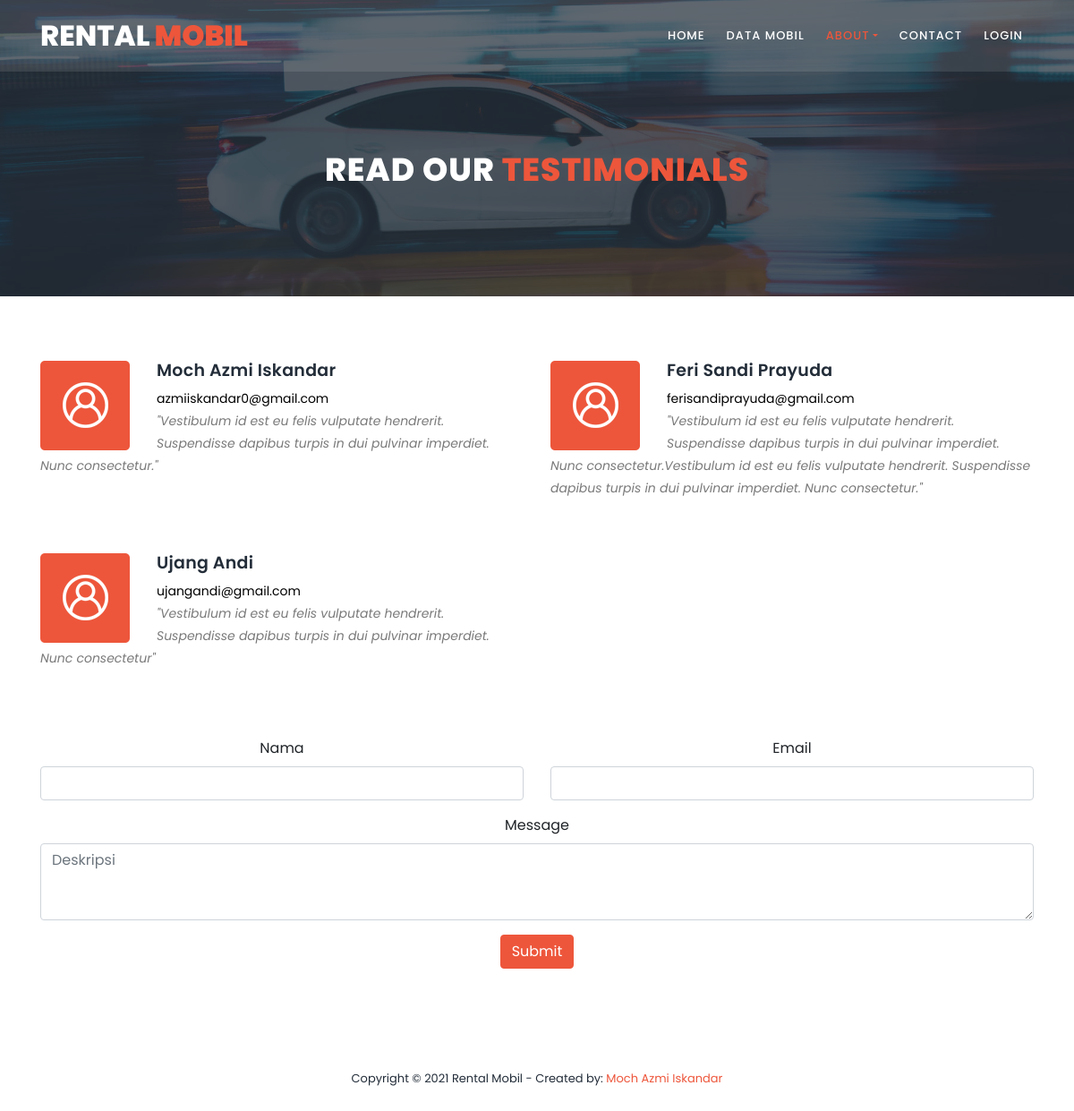
Page /index.php/testimonial on the committed database.
### tables this page shows
CREATE TABLE `testimonial` (
  `id_testimonial` int(11) NOT NULL,
  `nama` varchar(255) NOT NULL,
  `email` varchar(255) NOT NULL,
  `deskripsi` text NOT NULL
);

### application/controllers/Testimonial.php (called while the page is built, shortened)
<?php
class Testimonial extends CI_Controller {
	public function index()
	{
		$data['testimonial'] = $this->testimonial_model->tampil_data('testimonial')->result();
		$data['title'] = "Testimonial | Rental Mobil";
		$this->load->view("home/testimonial",$data);
		$this->load->view("templates_rental_mobil/footer");
	}
}

### index.php (called while the page is built, shortened)
<?php
require_once BASEPATH.'core/CodeIgniter.php';

### application/models/Testimonial_model.php (called while the page is built, shortened)
<?php
class Testimonial_model extends CI_Model {
	public function tampil_data($table)
	{
		return $this->db->get($table);
	}
}

### application/views/home/testimonial.php (the view, shortened to what this page needs)
<!DOCTYPE html>
<html lang="en">
<head>
    <link rel="stylesheet" type="text/css" href="<?= base_url('assets/car_rental_template/') ?>assets/css/bootstrap.min.css">
    <link rel="stylesheet" type="text/css" href="<?= base_url('assets/car_rental_template/') ?>assets/css/font-awesome.css">
    <link rel="stylesheet" href="<?= base_url('assets/car_rental_template/') ?>assets/css/style.css">
</head>
<body>
<header class="header-area header-sticky">
    <div class="container">
        <div class="row">
            <div class="col-12">
                <nav class="main-nav">
                    <a href="<?= base_url('') ?>" class="logo">Rental<em> Mobil</em></a>
                    <ul class="nav">
                        <li><a href="<?= base_url('') ?>">Home</a></li>
                        <li><a href="<?= base_url('mobil') ?>">Data Mobil</a></li>
                        <li class="dropdown">
                            <a class="dropdown-toggle active" data-toggle="dropdown" href="#" role="button" aria-haspopup="true" aria-expanded="false">About</a>
                        </li>
                        <li><a href="<?= base_url('contact') ?>" >Contact</a></li>
                        <?php if(!$this->session->userdata('email')) { ?>
                            <li><a href="<?= base_url('auth/login') ?>">Login</a></li>
                        <?php }else{ ?>
                            <li><a href="<?= base_url('transaksi') ?>">Transaksi</a></li>
                            <li><a href="<?= base_url('auth/login/logout') ?>">Logout</a></li>
                        <?php } ?>
                    </ul>
                </nav>
            </div>
        </div>
    </div>
</header>
<section class="section section-bg" id="call-to-action" style="background-image: url(<?= base_url('assets/car_rental_template/') ?>assets/images/banner-image-1-1920x500.jpg)">
    <div class="container">
        <div class="row">
            <div class="col-lg-10 offset-lg-1">
                <div class="cta-content">
                    <br>
                    <br>
                    <h2>Read our <em>Testimonials</em></h2>
                </div>
            </div>
        </div>
    </div>
</section>
<section class="section" id="features">
    <div class="container">
        <br>
        <br>
        <br>
        <div class="row">
            <?php foreach($testimonial as $row){ ?>
                <div class="col-lg-6">
                    <ul class="features-items">
                        <li class="feature-item">
                            <div class="left-icon">
                                <img src="<?= base_url('assets/car_rental_template/') ?>assets/images/features-first-icon.png" alt="First One">
                            </div>
                            <div class="right-content">
                                <h4><?= $row->nama ?></h4>
                                <p style="color: black"><?= $row->email ?></p>
                                <p><em>"<?= $row->deskripsi ?>"</em></p>
                            </div>
                        </li>
                    </ul>
                </div>
            <?php } ?>
        </div>
    </div>
<div class="container">
    <div class="row text-center">
        <div class="col-lg-12 ">
            <form action="<?= base_url('testimonial/tambah_testimoni_aksi') ?>" method="POST">
                <div class="row mt-3">
                    <div class="col">
                        <label for="">Nama</label>
                        <input type="text" class="form-control" name="nama" required>
                    </div>
                    <div class="col">
                        <label for="">Email</label>
                        <input type="email" class="form-control" name="email" required>
                    </div>
                </div>
                <div class="row mt-3">
                    <div class="col">
                        <label for="">Message</label>
                        <textarea name="deskripsi" id="deskripsi" rows="3" class="form-control" placeholder="Deskripsi"></textarea>
                    </div>
                </div>
                <div class="row mt-3">
                    <div class="col">
                        <button class="btn btn-primary" type="submit">Submit</button>
                    </div>
                </div>
            </form>
        </div>
    </div>
</div>
</section>

### assets/car_rental_template/assets/css/style.css (style rules this page uses)
html, body, div, span, applet, object, iframe, h1, h2, h3, h4, h5, h6, p, blockquote, div pre, a, abbr, acronym, address, big, cite, code, del, dfn, em, font, img, ins, kbd, q, s, samp, small, strike, strong, sub, sup, tt, var, b, u, i, center, dl, dt, dd, ol, ul, li, figure, header, nav, section, article, aside, footer, figcaption { margin: 0; padding: 0; border: 0; outline: 0; }
ul, li { padding: 0; margin: 0; list-style: none; }
header, nav, section, article, aside, footer, hgroup { display: block; }
* { box-sizing: border-box; }
html, body { font-family: 'Poppins', sans-serif; font-weight: 400; background-color: #fff; font-size: 16px; -ms-text-size-adjust: 100%; -webkit-font-smoothing: antialiased; -moz-osx-font-smoothing: grayscale; }
a { text-decoration: none !important; }
h1, h2, h3, h4, h5, h6 { margin-top: 0px; margin-bottom: 0px; }
ul { margin-bottom: 0px; }
p { font-size: 14px; line-height: 25px; color: #7a7a7a; }
html, body { background: #fff; font-family: 'Poppins', sans-serif; }
.header-area { position: absolute; top: 0px; left: 0px; right: 0px; z-index: 100; height: 80px; background: rgba(250,250,250,0.1); -webkit-transition: all .5s ease 0s; -moz-transition: all .5s ease 0s; -o-transition: all .5s ease 0s; transition: all .5s ease 0s; }
.header-area .main-nav { min-height: 80px; background: transparent; }
.header-area .main-nav .logo { line-height: 80px; color: #fff; font-size: 32px; font-weight: 800; text-transform: uppercase; float: left; -webkit-transition: all 0.3s ease 0s; -moz-transition: all 0.3s ease 0s; -o-transition: all 0.3s ease 0s; transition: all 0.3s ease 0s; }
.header-area .main-nav .logo em { font-style: normal; color: #ed563b; font-weight: 900; }
.header-area .main-nav .nav { float: right; margin-top: 27px; margin-right: 0px; background-color: transparent; -webkit-transition: all 0.3s ease 0s; -moz-transition: all 0.3s ease 0s; -o-transition: all 0.3s ease 0s; transition: all 0.3s ease 0s; position: relative; z-index: 999; }
.header-area .main-nav .nav li { padding-left: 20px; padding-right: 20px; }
.header-area .main-nav .nav li a { display: block; font-weight: 500; font-size: 13px; color: #7a7a7a; text-transform: uppercase; -webkit-transition: all 0.3s ease 0s; -moz-transition: all 0.3s ease 0s; -o-transition: all 0.3s ease 0s; transition: all 0.3s ease 0s; height: 40px; line-height: 40px; border: transparent; letter-spacing: 1px; }
.header-area .main-nav .nav li a { color: #fff; }
.header-area .main-nav .nav li:hover > a, .header-area .main-nav .nav li > a.active { color: #ed563b!important; opacity: 1; }
.header-area.header-sticky { min-height: 80px; }
.header-area.header-sticky .nav { margin-top: 20px !important; }
.header-area.header-sticky .nav li a.active { color: #ed563b; }
@media (max-width: 1200px) { .header-area .main-nav .nav li { padding-left: 12px; padding-right: 12px; } }
@media (max-width: 1200px) { .header-area .main-nav:before { display: none; } }
@media (min-width: 767px) { .header-area .main-nav .nav { display: flex !important; } }
#features { margin-bottom: 80px; }
.feature-item { display: inline-block; margin-bottom: 60px; }
.feature-item .left-icon img { float: left; margin-right: 30px; }
.feature-item .right-content { display: inline; }
.feature-item .right-content h4 { margin-top: 0px; margin-bottom: 7px; letter-spacing: 0.25px; color: #232d39; font-size: 19px; font-weight: 600; text-transform: capitalize; }
#call-to-action { padding: 120px 0px; background-image: url(../images/cta-bg.jpg); background-position: center center; background-repeat: no-repeat; background-size: cover; text-align: center; }
.cta-content h2 { font-size: 36px; text-transform: uppercase; font-weight: 800; color: #fff; letter-spacing: 1px; }
.cta-content h2 em { font-style: normal; color: #ed563b; }
.section-bg { background-position: center center; background-repeat: no-repeat; background-size: cover; position: relative; }
.section-bg:before { content:''; position: absolute; top: 0; left: 0; width: 100%; height: 100%; background-color: rgba(35,45,57,0.8); }
.section-bg > form, .section-bg .container { position: relative; z-index: 2 }
.btn-primary { border-color: #ed563b; background-color: #ed563b; }
a { color: #ed563b; }

### rows in the picture
testimonial: nama "Moch Azmi Iskandar", email "azmiiskandar0@gmail.com", deskripsi "Vestibulum id est eu felis vulputate hendrerit. Suspendisse dapibus turpis in dui pulvinar imperdiet. Nunc consectetur."
testimonial: nama "Feri Sandi Prayuda", email "ferisandiprayuda@gmail.com", deskripsi "Vestibulum id est eu felis vulputate hendrerit. Suspendisse dapibus turpis in dui pulvinar imperdiet. Nunc consectetur.Vestibulum id est eu felis vulputate hendrerit. Suspendisse dapibus turpis in dui pulvinar imperdiet. Nunc consectetur."
testimonial: nama "Ujang Andi", email "ujangandi@gmail.com", deskripsi "Vestibulum id est eu felis vulputate hendrerit. Suspendisse dapibus turpis in dui pulvinar imperdiet. Nunc consectetur"
